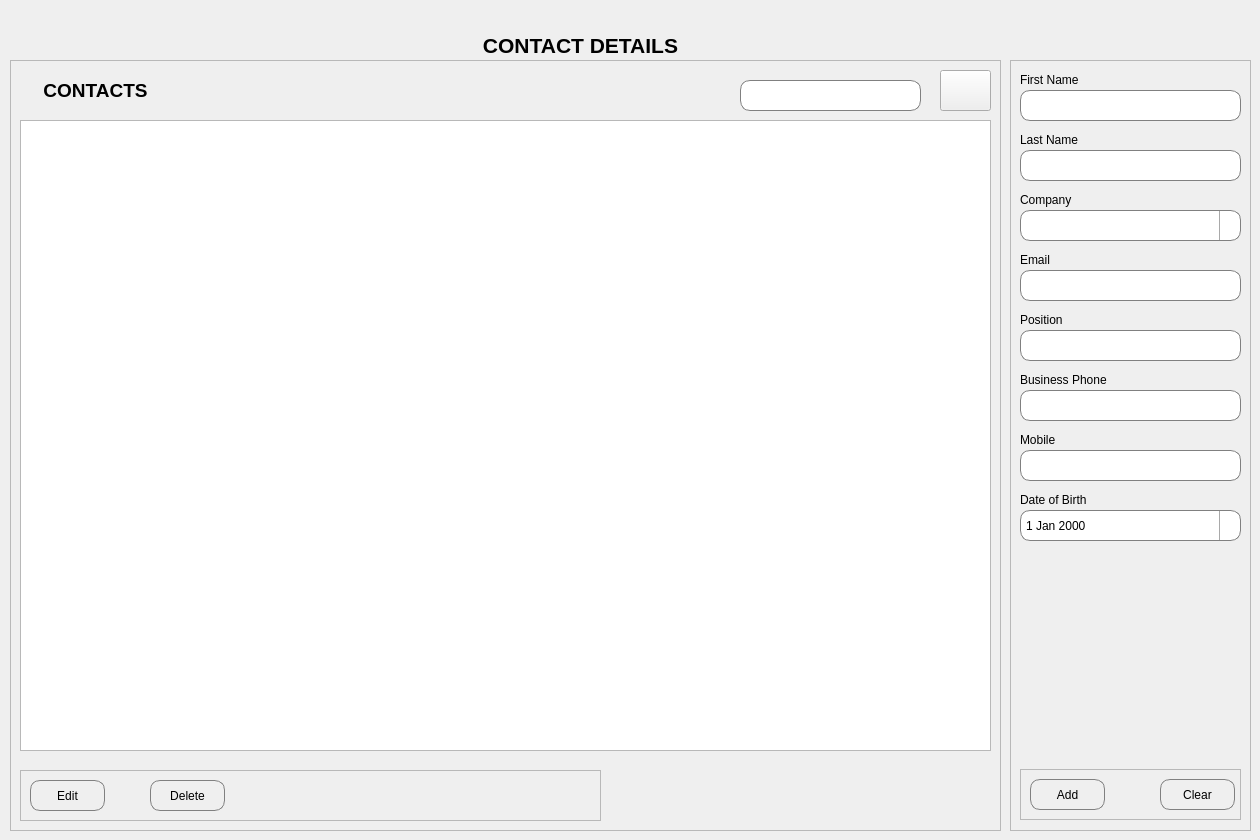
    <widget class="QWidget" name="contacts">
     <widget class="QLabel" name="label_19">
      <property name="geometry">
       <rect>
        <x>370</x>
        <y>30</y>
        <width>421</width>
        <height>31</height>
       </rect>
      </property>
      <property name="sizePolicy">
       <sizepolicy hsizetype="Ignored" vsizetype="Preferred">
        <horstretch>0</horstretch>
        <verstretch>0</verstretch>
       </sizepolicy>
      </property>
      <property name="font">
       <font>
        <pointsize>16</pointsize>
        <weight>75</weight>
        <bold>true</bold>
       </font>
      </property>
      <property name="text">
       <string>CONTACT DETAILS</string>
      </property>
      <property name="alignment">
       <set>Qt::AlignCenter</set>
      </property>
     </widget>
     <widget class="QFrame" name="contactListContainer">
      <property name="geometry">
       <rect>
        <x>10</x>
        <y>60</y>
        <width>991</width>
        <height>771</height>
       </rect>
      </property>
      <property name="frameShape">
       <enum>QFrame::StyledPanel</enum>
      </property>
      <property name="frameShadow">
       <enum>QFrame::Raised</enum>
      </property>
      <widget class="QLabel" name="lbContacts_2">
       <property name="geometry">
        <rect>
         <x>10</x>
         <y>20</y>
         <width>151</width>
         <height>20</height>
        </rect>
       </property>
       <property name="sizePolicy">
        <sizepolicy hsizetype="Ignored" vsizetype="Preferred">
         <horstretch>0</horstretch>
         <verstretch>0</verstretch>
        </sizepolicy>
       </property>
       <property name="font">
        <font>
         <pointsize>14</pointsize>
         <weight>75</weight>
         <bold>true</bold>
        </font>
       </property>
       <property name="text">
        <string>CONTACTS</string>
       </property>
       <property name="alignment">
        <set>Qt::AlignCenter</set>
       </property>
      </widget>
      <widget class="QLineEdit" name="leSearch_2">
       <property name="geometry">
        <rect>
         <x>730</x>
         <y>20</y>
         <width>181</width>
         <height>31</height>
        </rect>
       </property>
       <property name="font">
        <font>
         <pointsize>10</pointsize>
        </font>
       </property>
       <property name="styleSheet">
        <string notr="true">QLineEdit {
 border: 1px solid gray;
 border-radius: 10px;
}</string>
       </property>
      </widget>
      <widget class="QPushButton" name="searchBtn_2">
       <property name="enabled">
        <bool>true</bool>
       </property>
       <property name="geometry">
        <rect>
         <x>930</x>
         <y>10</y>
         <width>51</width>
         <height>41</height>
        </rect>
       </property>
       <property name="sizePolicy">
        <sizepolicy hsizetype="Minimum" vsizetype="Minimum">
         <horstretch>0</horstretch>
         <verstretch>0</verstretch>
        </sizepolicy>
       </property>
       <property name="font">
        <font>
         <stylestrategy>PreferDefault</stylestrategy>
         <kerning>false</kerning>
        </font>
       </property>
       <property name="toolTip">
        <string>Overview of Actions and Workload</string>
       </property>
       <property name="toolTipDuration">
        <number>0</number>
       </property>
       <property name="layoutDirection">
        <enum>Qt::LeftToRight</enum>
       </property>
       <property name="autoFillBackground">
        <bool>false</bool>
       </property>
       <property name="inputMethodHints">
        <set>Qt::ImhNone</set>
       </property>
       <property name="text">
        <string/>
       </property>
       <property name="icon">
        <iconset resource="../resources/assets/resources.qrc">
         <normaloff>:/icons/icons/zoom-in.svg</normaloff>:/icons/icons/zoom-in.svg</iconset>
       </property>
       <property name="iconSize">
        <size>
         <width>24</width>
         <height>24</height>
        </size>
       </property>
       <property name="checkable">
        <bool>false</bool>
       </property>
       <property name="flat">
        <bool>false</bool>
       </property>
      </widget>
      <widget class="QFrame" name="frame_10">
       <property name="geometry">
        <rect>
         <x>10</x>
         <y>710</y>
         <width>581</width>
         <height>51</height>
        </rect>
       </property>
       <property name="frameShape">
        <enum>QFrame::StyledPanel</enum>
       </property>
       <property name="frameShadow">
        <enum>QFrame::Raised</enum>
       </property>
       <widget class="QPushButton" name="btnEdit_2">
        <property name="geometry">
         <rect>
          <x>10</x>
          <y>10</y>
          <width>75</width>
          <height>31</height>
         </rect>
        </property>
        <property name="styleSheet">
         <string notr="true">    QPushButton {
         border: 1px solid gray;
         border-radius: 10px;
		 background-color: qlineargradient(x1: 0, y1: 0, x2: 0, y2: 1,
                                           stop: 0 #f6f7fa, stop: 1 rgb(255, 255, 0));
	
	
     }

 QPushButton:pressed {
         background-color: qlineargradient(x1: 0, y1: 0, x2: 0, y2: 1,
                                           stop: 0 #dadbde, stop: 1 #f6f7fa);
     }</string>
        </property>
        <property name="text">
         <string>Edit</string>
        </property>
       </widget>
       <widget class="QPushButton" name="btnDelete">
        <property name="geometry">
         <rect>
          <x>130</x>
          <y>10</y>
          <width>75</width>
          <height>31</height>
         </rect>
        </property>
        <property name="styleSheet">
         <string notr="true">    QPushButton {
         border: 1px solid gray;
         border-radius: 10px;
		 background-color: qlineargradient(x1: 0, y1: 0, x2: 0, y2: 1,
                                           stop: 0 #f6f7fa, stop: 1 rgb(255, 0, 0));
	
     }

 QPushButton:pressed {
         background-color: qlineargradient(x1: 0, y1: 0, x2: 0, y2: 1,
                                           stop: 0 #dadbde, stop: 1 #f6f7fa);
     }</string>
        </property>
        <property name="text">
         <string>Delete</string>
        </property>
       </widget>
      </widget>
      <widget class="QTableView" name="tvContacts">
       <property name="geometry">
        <rect>
         <x>10</x>
         <y>60</y>
         <width>971</width>
         <height>631</height>
        </rect>
       </property>
      </widget>
     </widget>
     <widget class="QFrame" name="customerCRUD_2">
      <property name="geometry">
       <rect>
        <x>1010</x>
        <y>60</y>
        <width>241</width>
        <height>771</height>
       </rect>
      </property>
      <property name="frameShape">
       <enum>QFrame::StyledPanel</enum>
      </property>
      <property name="frameShadow">
       <enum>QFrame::Raised</enum>
      </property>
      <widget class="QFrame" name="frame_11">
       <property name="geometry">
        <rect>
         <x>10</x>
         <y>709</y>
         <width>221</width>
         <height>51</height>
        </rect>
       </property>
       <property name="frameShape">
        <enum>QFrame::StyledPanel</enum>
       </property>
       <property name="frameShadow">
        <enum>QFrame::Raised</enum>
       </property>
       <widget class="QPushButton" name="btnNew_2">
        <property name="geometry">
         <rect>
          <x>10</x>
          <y>10</y>
          <width>75</width>
          <height>31</height>
         </rect>
        </property>
        <property name="styleSheet">
         <string notr="true">   QPushButton {
         border: 1px solid gray;
         border-radius: 10px;
		 background-color: qlineargradient(x1: 0, y1: 0, x2: 0, y2: 1,
                                           stop: 0 #f6f7fa, stop: 1 rgb(43, 200, 7));
	
	
     }

 QPushButton:pressed {
         background-color: qlineargradient(x1: 0, y1: 0, x2: 0, y2: 1,
                                           stop: 0 #dadbde, stop: 1 #f6f7fa);
     }</string>
        </property>
        <property name="text">
         <string>Add</string>
        </property>
       </widget>
       <widget class="QPushButton" name="btnClear_2">
        <property name="geometry">
         <rect>
          <x>140</x>
          <y>10</y>
          <width>75</width>
          <height>31</height>
         </rect>
        </property>
        <property name="styleSheet">
         <string notr="true">   QPushButton {
         border: 1px solid gray;
         border-radius: 10px;
		 background-color: qlineargradient(x1: 0, y1: 0, x2: 0, y2: 1,
                                           stop: 0 #f6f7fa, stop: 1 rgb(145, 145, 145) );
	
	
     }

 QPushButton:pressed {
         background-color: qlineargradient(x1: 0, y1: 0, x2: 0, y2: 1,
                                           stop: 0 #dadbde, stop: 1 #f6f7fa);
     }</string>
        </property>
        <property name="text">
         <string>Clear</string>
        </property>
       </widget>
      </widget>
      <widget class="QLabel" name="lbFirstName">
       <property name="geometry">
        <rect>
         <x>10</x>
         <y>10</y>
         <width>121</width>
         <height>20</height>
        </rect>
       </property>
       <property name="font">
        <font>
         <pointsize>9</pointsize>
        </font>
       </property>
       <property name="text">
        <string>First Name</string>
       </property>
      </widget>
      <widget class="QLineEdit" name="leFirstName">
       <property name="geometry">
        <rect>
         <x>10</x>
         <y>30</y>
         <width>221</width>
         <height>31</height>
        </rect>
       </property>
       <property name="font">
        <font>
         <pointsize>10</pointsize>
        </font>
       </property>
       <property name="styleSheet">
        <string notr="true">QLineEdit {
 border: 1px solid gray;
 border-radius: 10px;
}</string>
       </property>
      </widget>
      <widget class="QLabel" name="lbEmail">
       <property name="geometry">
        <rect>
         <x>10</x>
         <y>190</y>
         <width>121</width>
         <height>20</height>
        </rect>
       </property>
       <property name="font">
        <font>
         <pointsize>9</pointsize>
        </font>
       </property>
       <property name="text">
        <string>Email</string>
       </property>
      </widget>
      <widget class="QLineEdit" name="leEmail">
       <property name="geometry">
        <rect>
         <x>10</x>
         <y>210</y>
         <width>221</width>
         <height>31</height>
        </rect>
       </property>
       <property name="font">
        <font>
         <pointsize>10</pointsize>
        </font>
       </property>
       <property name="styleSheet">
        <string notr="true">QLineEdit {
 border: 1px solid gray;
 border-radius: 10px;
}</string>
       </property>
       <property name="text">
        <string/>
       </property>
      </widget>
      <widget class="QLineEdit" name="lePosition">
       <property name="geometry">
        <rect>
         <x>10</x>
         <y>270</y>
         <width>221</width>
         <height>31</height>
        </rect>
       </property>
       <property name="font">
        <font>
         <pointsize>10</pointsize>
        </font>
       </property>
       <property name="styleSheet">
        <string notr="true">QLineEdit {
 border: 1px solid gray;
 border-radius: 10px;
}</string>
       </property>
       <property name="text">
        <string/>
       </property>
      </widget>
      <widget class="QLabel" name="lbPosition">
       <property name="geometry">
        <rect>
         <x>10</x>
         <y>250</y>
         <width>121</width>
         <height>20</height>
        </rect>
       </property>
       <property name="font">
        <font>
         <pointsize>9</pointsize>
        </font>
       </property>
       <property name="text">
        <string>Position</string>
       </property>
      </widget>
      <widget class="QLineEdit" name="leBusPhone">
       <property name="geometry">
        <rect>
         <x>10</x>
         <y>330</y>
         <width>221</width>
         <height>31</height>
        </rect>
       </property>
       <property name="font">
        <font>
         <pointsize>10</pointsize>
        </font>
       </property>
       <property name="styleSheet">
        <string notr="true">QLineEdit {
 border: 1px solid gray;
 border-radius: 10px;
}</string>
       </property>
       <property name="text">
        <string/>
       </property>
      </widget>
      <widget class="QLabel" name="lbBusPhone">
       <property name="geometry">
        <rect>
         <x>10</x>
         <y>310</y>
         <width>121</width>
         <height>20</height>
        </rect>
       </property>
       <property name="font">
        <font>
         <pointsize>9</pointsize>
        </font>
       </property>
       <property name="text">
        <string>Business Phone</string>
       </property>
      </widget>
      <widget class="QLineEdit" name="leMobile">
       <property name="geometry">
        <rect>
         <x>10</x>
         <y>390</y>
         <width>221</width>
         <height>31</height>
        </rect>
       </property>
       <property name="font">
        <font>
         <pointsize>10</pointsize>
        </font>
       </property>
       <property name="styleSheet">
        <string notr="true">QLineEdit {
 border: 1px solid gray;
 border-radius: 10px;
}</string>
       </property>
       <property name="text">
        <string/>
       </property>
      </widget>
      <widget class="QLabel" name="lbMobile">
       <property name="geometry">
        <rect>
         <x>10</x>
         <y>370</y>
         <width>121</width>
         <height>20</height>
        </rect>
       </property>
       <property name="font">
        <font>
         <pointsize>9</pointsize>
        </font>
       </property>
       <property name="text">
        <string>Mobile</string>
       </property>
      </widget>
      <widget class="QLabel" name="lbDOB">
       <property name="geometry">
        <rect>
         <x>10</x>
         <y>430</y>
         <width>211</width>
         <height>20</height>
        </rect>
       </property>
       <property name="font">
        <font>
         <pointsize>9</pointsize>
        </font>
       </property>
       <property name="text">
        <string>Date of Birth</string>
       </property>
      </widget>
      <widget class="QLabel" name="lbLastName">
       <property name="geometry">
        <rect>
         <x>10</x>
         <y>70</y>
         <width>121</width>
         <height>20</height>
        </rect>
       </property>
       <property name="font">
        <font>
         <pointsize>9</pointsize>
        </font>
       </property>
       <property name="text">
        <string>Last Name</string>
       </property>
      </widget>
      <widget class="QLineEdit" name="leLastName">
       <property name="geometry">
        <rect>
         <x>10</x>
         <y>90</y>
         <width>221</width>
         <height>31</height>
        </rect>
       </property>
       <property name="font">
        <font>
         <pointsize>10</pointsize>
        </font>
       </property>
       <property name="styleSheet">
        <string notr="true">QLineEdit {
 border: 1px solid gray;
 border-radius: 10px;
}</string>
       </property>
      </widget>
      <widget class="QComboBox" name="cbCompany">
       <property name="geometry">
        <rect>
         <x>10</x>
         <y>150</y>
         <width>221</width>
         <height>31</height>
        </rect>
       </property>
       <property name="styleSheet">
        <string notr="true">QComboBox{
    border-top-left-radius: 10px;
    border-bottom-left-radius: 10px;
	border-top-right-radius: 10px;
    border-bottom-right-radius: 10px;
    background: white;
    border: 1px solid gray;
    box-shadow: transparent;
	padding: 1px 18px 1px 3px;
   
}

QComboBox::drop-down {
     subcontrol-origin: padding;
     subcontrol-position: top right;
     width: 20px;

     border-left-width: 1px;
     border-left-color: darkgray;
     border-left-style: solid; /* just a single line */
     border-top-right-radius: 10px; /* same radius as the QComboBox */
     border-bottom-right-radius: 10px;
 }

QComboBox::down-arrow {
     image:url(:/icons/icons/arrow-down.svg)
 }

 QComboBox::down-arrow:on { /* shift the arrow when popup is open */
     top: 1px;
     left: 1px;
 }

</string>
       </property>
      </widget>
      <widget class="QLabel" name="lbCompany">
       <property name="geometry">
        <rect>
         <x>10</x>
         <y>130</y>
         <width>121</width>
         <height>20</height>
        </rect>
       </property>
       <property name="font">
        <font>
         <pointsize>9</pointsize>
        </font>
       </property>
       <property name="text">
        <string>Company</string>
       </property>
      </widget>
      <widget class="QDateEdit" name="deDOB">
       <property name="geometry">
        <rect>
         <x>10</x>
         <y>450</y>
         <width>221</width>
         <height>31</height>
        </rect>
       </property>
       <property name="styleSheet">
        <string notr="true">QDateEdit{
    border-top-left-radius: 10px;
    border-bottom-left-radius: 10px;
	border-top-right-radius: 10px;
    border-bottom-right-radius: 10px;
    background: white;
    border: 1px solid gray;
    box-shadow: transparent;
	padding: 1px 18px 1px 3px;
   
}

QDateEdit::drop-down {
     subcontrol-origin: padding;
     subcontrol-position: top right;
     width: 20px;

     border-left-width: 1px;
     border-left-color: darkgray;
     border-left-style: solid; /* just a single line */
     border-top-right-radius: 10px; /* same radius as the QComboBox */
     border-bottom-right-radius: 10px;
 }

QDateEdit::down-arrow {
     image:url(:/icons/icons/arrow-down.svg)
 }

QDateEdit::up-arrow {
     image:url(:/icons/icons/arrow-up.svg)
 }

 QDateEdit::down-arrow:on { /* shift the arrow when popup is open */
     top: 1px;
     left: 1px;
 }
</string>
       </property>
       <property name="calendarPopup">
        <bool>true</bool>
       </property>
      </widget>
     </widget>
    </widget>
